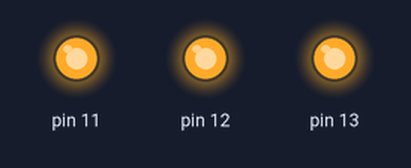
The sketch below on a simulated Arduino Uno, built with avr-gcc and run on an emulated ATmega328P. Shown: output pins drawn as LEDs (lit = HIGH).

Above: at 0.5 s.
At 1.5 s:
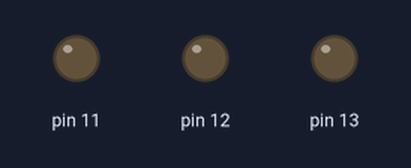
At 2.2 s:
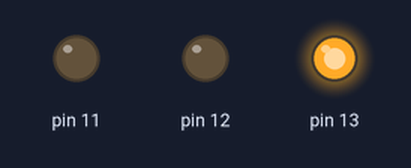
At 2.7 s:
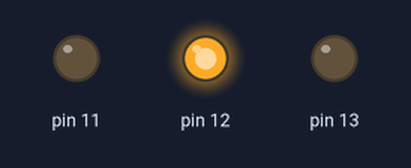
At 3.2 s:
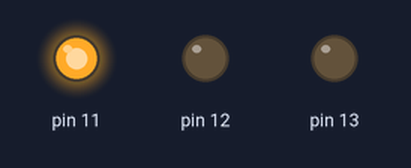
Timing chart, 0 to 5.2 s (numbered marks = the images above):
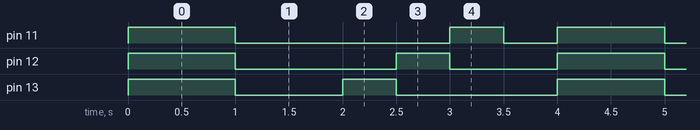

Measured:
- by itself, pin 11: repeats every 4.0 s: LOW 2.0 s, HIGH 0.50 s, LOW 0.50 s, HIGH 1.0 s
- by itself, pin 12: repeats every 4.0 s: LOW 1.5 s, HIGH 0.50 s, LOW 1.0 s, HIGH 1.0 s
- by itself, pin 13: repeats every 4.0 s: LOW 1.0 s, HIGH 0.50 s, LOW 1.5 s, HIGH 1.0 s

The sketch:

multiLEDs.ino
```cpp
void setup()
{
  pinMode(13, OUTPUT);
  pinMode(12, OUTPUT);
  pinMode(11, OUTPUT);
}

void loop()
{
  //All High
  digitalWrite(13, HIGH);
  digitalWrite(12, HIGH);
  digitalWrite(11, HIGH);
  delay(1000); // Wait for 1000 millisecond(s)
  //All Low
  digitalWrite(13, LOW);
  digitalWrite(12, LOW);
  digitalWrite(11, LOW);
  delay(1000); // Wait for 1000 millisecond(s)

  //13 High
  digitalWrite(13, HIGH);
  delay(500); // Wait for 500 millisecond(s)

  //13 Low, 12 High
  digitalWrite(13, LOW);
  digitalWrite(12, HIGH);
  delay(500); // Wait for 500 millisecond(s)

  //12 Low, 11 High
  digitalWrite(12, LOW);
  digitalWrite(11, HIGH);
  delay(500); // Wait for 500 millisecond(s)

  //11 Low
  digitalWrite(11, LOW);
  delay(500); // Wait for 500 millisecond(s)
}
```
